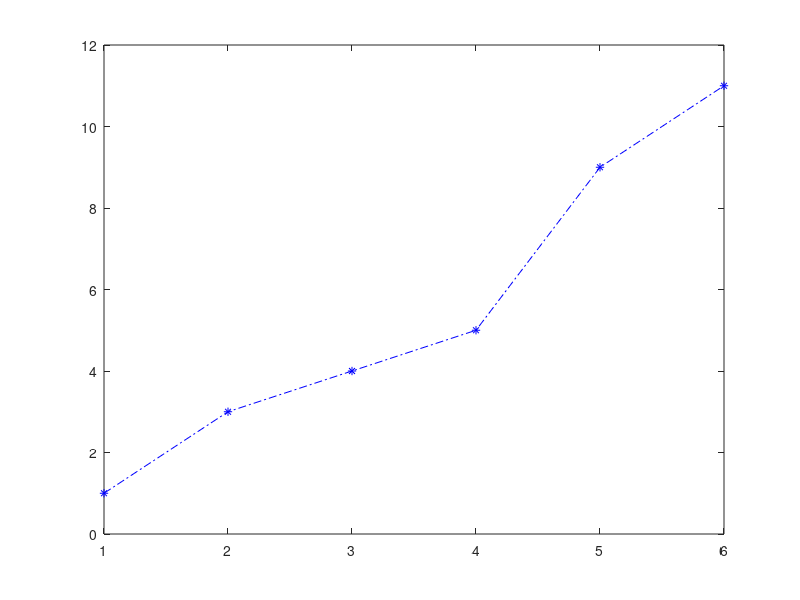

MATLAB code for this plot:
% header 
% the comment here is used for the basic description

radius = 5

%{
first line
second line
third line
 %}
  
%% input 
% input number
radius = input('Enter the radius');

% input char
letter = input('Enter the char:', 's');
% if 's' is not added, the single char input will cast into ASCII:
letter1 = input('Enter the char:')
% if input contains '' then, matlab will not make the symbow become part of string, unless 's' is added.
letter2 = input('Enter the char: \letter\','s');

% input a vector 
v = input('Input a vector') 

%% output
% formatting output
fprintf('The value is %d', 4^2);
fprintf('%f', 4^3);
fprintf('%s', 3^3);
fprintf('%s', [4, 45]);
fprintf('%c', 'd');

fprintf('|%6.4d|\n', 34) %  the number before the point keeping the || has the same distance
fprintf('%3.5f', 323.3)
% the number after '.' keeps the float number has so many decimals

fprintf("|%15.8f|\n", randi([1,200],10,1) + rand([10,1])) % make the number flush right
fprintf("|%-15.8f|\n", randi([1,200],10,1) + rand([10,1])) %make the number flush left 

fprintf("line 1\nline 2\n\nline 4");
fprintf(' '' \\ ');

%% plot
x = 11
y = 48

% change the axes and label them
axis([9 12 35 55]) ; % axis([xmin xmax ymin ymax])
axis([x-2 x+2 y-10 y+10]) ; % axis([xmin xmax ymin ymax])
xlabel('Time')
ylabel('Temperature')

%Put a title on the plot
title('Time and Temperature')

% another plot
x = 1:6
y = [1 3 4 5 9 11]
plot(x,y,'*b-.')% for specific turned to help plot

% default , means '-' there is only line
% 'x' means there is only point.

 hold % only means on or off when it is only off or on;
 hold on  % is turn on.

% figure()
figure(); % open a new figure
% figure 1 is inactive, figure 2 is active  

figure(1); % figure 1 is active, figure 2 is inactive
